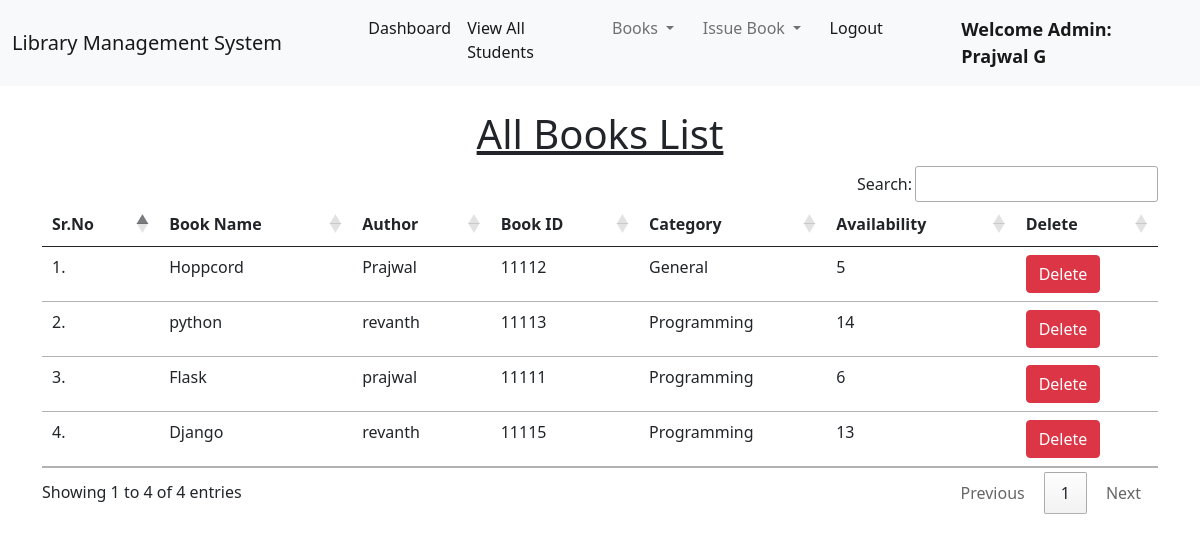
The app's page /view_books_admin/ (signed in) with its own data.
### base/models.py (models this page shows, shortened)
class Book(models.Model):
    name = models.CharField(max_length=200)
    author = models.CharField(max_length=200)
    book_id = models.PositiveIntegerField()
    category = models.CharField(max_length=50)
    availability = models.IntegerField(default=0)

### base/views.py (the view)
# urls.py: path("view_books_admin/", views.view_books_admin, name="view_books_admin"),
@login_required(login_url = '/admin_login')
def view_books_admin(request):
    books = Book.objects.all()
    return render(request, "view_books_admin.html", {'books':books})

### base/templates/view_books_admin.html (shortened to what this page needs)
{% extends 'admin_navbar.html' %}
{% load static %}
{% block body %}
<div class="container mt-4">
    <h1 class="text-center"><u>All Books List</u></h1>
    <table class="table table-hover" id="example">
        <thead>
            <tr>
                <th>Sr.No</th>
                <th>Book Name</th>
                <th>Author</th>
                <th>Book ID</th>
                <th>Category</th>
                <th>Availability</th>
                <th>Delete</th>
            </tr>
        </thead>
        <tbody>
            {% for book in books %}
            <tr>
                <td>{{forloop.counter}}.</td>
                <td>{{book.name}}</td>
                <td>{{book.author}}</td>
                <td>{{book.book_id}}</td>
                <td>{{book.category}}</td>
                <td>{{book.availability}}</td>
                <td><a href="/delete_book/{{book.id}}/" class="btn btn-danger" onclick="return confirm('Are you sure you want to delete this book? Are all the books retrieved from students?')">Delete</a></td>
            </tr>
            {% endfor %}
        </tbody>
    </table>
    </div>
{% endblock %}

### base/templates/admin_navbar.html (shortened to what this page needs)
<!doctype html>
<html lang="en">
  <head>
    <link href="https://cdn.jsdelivr.net/npm/bootstrap@5.1.0/dist/css/bootstrap.min.css" rel="stylesheet">
    <link rel="stylesheet" href="https://cdn.datatables.net/1.10.25/css/jquery.dataTables.min.css">
    <link rel="stylesheet" href="https://cdn.datatables.net/buttons/1.7.1/css/buttons.dataTables.min.css">
  </head>
  <body>
    <nav class="navbar navbar-expand-lg navbar-light bg-light">
        <div class="container-fluid">
          <a class="navbar-brand" href="#">Library Management System</a>
          <div class="collapse navbar-collapse" id="navbarSupportedContent">
            <ul class="navbar-nav me-auto mb-2 mb-lg-0">
              <li class="nav-item">
                <a class="nav-link active" aria-current="page" href="/admin_home/">Dashboard</a>
              </li>
              <li class="nav-item">
                <a class="nav-link active" aria-current="page" href="/view_students/">View All Students</a>
              </li>
              <li class="nav-item dropdown">
                <a class="nav-link dropdown-toggle" href="#" id="navbarDropdown" role="button" data-bs-toggle="dropdown" aria-expanded="false">
                  Books
                </a>
              </li>
              <li class="nav-item dropdown">
                <a class="nav-link dropdown-toggle" href="#" id="navbarDropdown" role="button" data-bs-toggle="dropdown" aria-expanded="false">
                  Issue Book
                </a>
              </li>
              <li class="nav-item">
                <a class="nav-link active" aria-current="page" href="/logout/">Logout</a>
              </li>
              <li class="nav-item">
                <a style="font-weight:600; font-family:'Segoe UI', Tahoma, Geneva, Verdana, sans-serif; font-size: large;" class="nav-link active" href="#">Welcome Admin: {{request.user}}</a>
              </li>
            </ul>
          </div>
        </div>
      </nav>
      {% block body %}
      {% endblock %}
  </body>
</html>

### records on screen
Book: name "Hoppcord", author "Prajwal", book_id "11112", category "General", availability "5"
Book: name "python", author "revanth", book_id "11113", category "Programming", availability "14"
Book: name "Flask", author "prajwal", book_id "11111", category "Programming", availability "6"
Book: name "Django", author "revanth", book_id "11115", category "Programming", availability "13"

### other values on screen
{{ request.user }} "Prajwal G"
